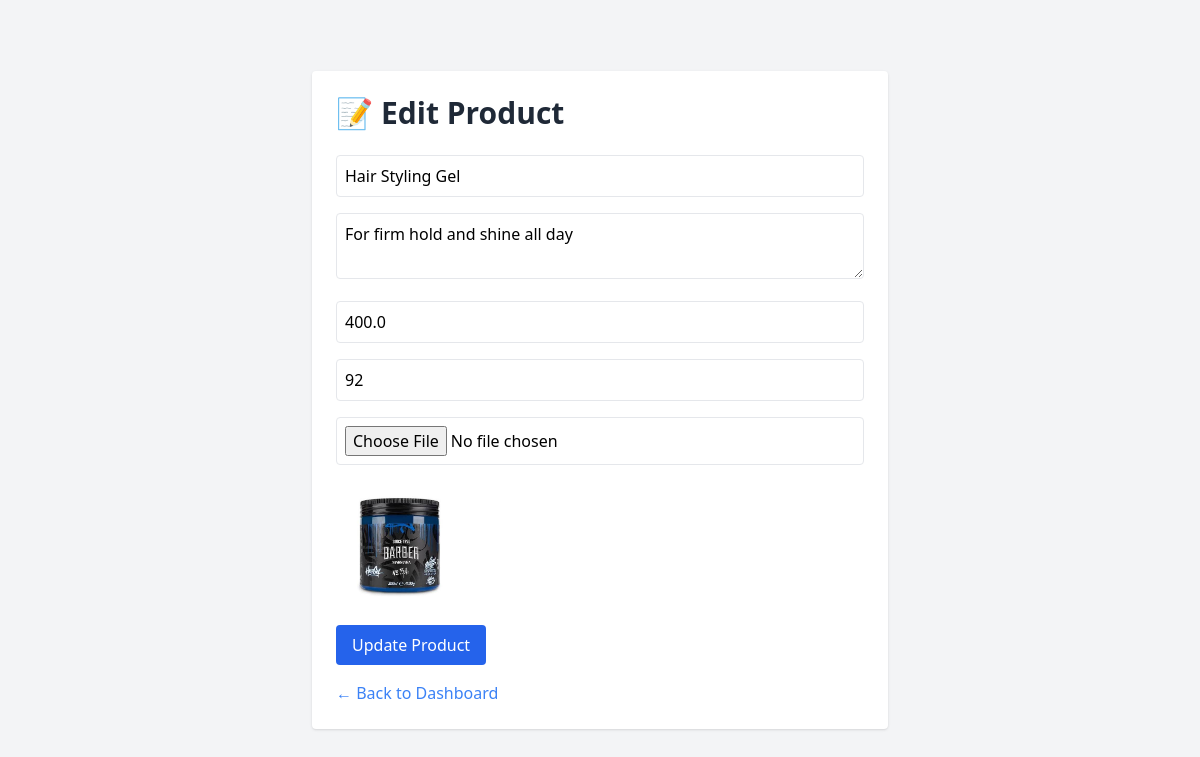
Screenshot of /admin/edit_product/1 (signed in) with the database file from the repository.
### app/models.py (models this page shows, shortened)
class Product(db.Model):
    id = db.Column(db.Integer, primary_key=True)
    name = db.Column(db.String(100), nullable=False)
    description = db.Column(db.String(300))
    price = db.Column(db.Float, nullable=False)
    stock = db.Column(db.Integer, nullable=False)
    image = db.Column(db.String(200))  # Path to image file

### app/routes.py (the view, shortened to what this page needs)
@main.route('/admin/edit_product/<int:product_id>', methods=['GET', 'POST'])
@login_required
def edit_product(product_id):
    if not current_user.is_admin:
        abort(403)
    product = Product.query.get_or_404(product_id)
    return render_template('edit_product.html', product=product)

### app/routes.py (called while the page is built)
@login_manager.user_loader
def load_user(user_id):
    return User.query.get(int(user_id))

### app/templates/edit_product.html (shortened to what this page needs)
<!DOCTYPE html>
<html lang="en">
<head>
  <script src="https://cdn.tailwindcss.com"></script>
</head>
<body class="bg-gray-100 min-h-screen flex items-center justify-center px-4">
    <div class="w-full max-w-xl bg-white p-6 rounded shadow">
      <h1 class="text-3xl font-bold text-gray-800 mb-6 flex items-center gap-2">
        <span>📝</span> Edit Product
      </h1>
      <form method="POST" enctype="multipart/form-data" class="space-y-4">
        <input type="text" name="name" value="{{ product.name }}" required class="w-full p-2 border rounded" placeholder="Product Name">
        <textarea name="description" required class="w-full p-2 border rounded">{{ product.description }}</textarea>
        <input type="number" step="0.01" name="price" value="{{ product.price }}" required class="w-full p-2 border rounded">
        <input type="number" name="stock" value="{{ product.stock }}" required class="w-full p-2 border rounded">
        <input type="file" name="image" class="w-full p-2 border rounded">
        {% if product.image %}
          <img src="{{ url_for('static', filename='uploads/products/' + product.image) }}" class="h-32 w-32 object-cover rounded">
        {% endif %}
        <button type="submit" class="bg-blue-600 text-white px-4 py-2 rounded hover:bg-blue-700">Update Product</button>
      </form>
      <a href="{{ url_for('main.admin_dashboard') }}" class="mt-4 inline-block text-blue-500 hover:underline">← Back to Dashboard</a>
    </div>
  </body>
</html>

### rows the page displays
Product: name "Hair Styling Gel", description "For firm hold and shine all day", price "400.0", stock "92", image (picture)
